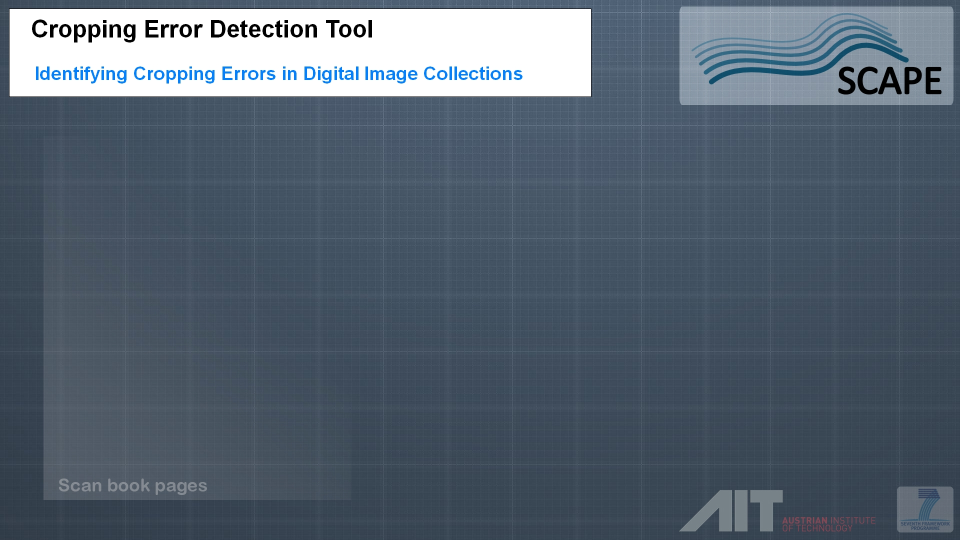
#> input picture cropping-demo/background_start.jpg, 1920 x 1080 px (shown at 1/2 size)
$ python -i cropping-demo.py   (imports and definitions only)   (Python 2 division)   (older library calls are emulated)
#> lines starting #> are read from the running program, lines starting #| are printed output that depends on the picture; after the words box and inside, x2 and y2 are one past the last pixel; in counts of white or black regions, pixels touching at a corner belong together
#> further down, picture is the input picture: shape (1080, 1920, 3); mean B, G, R 113.3, 99.3, 85.7
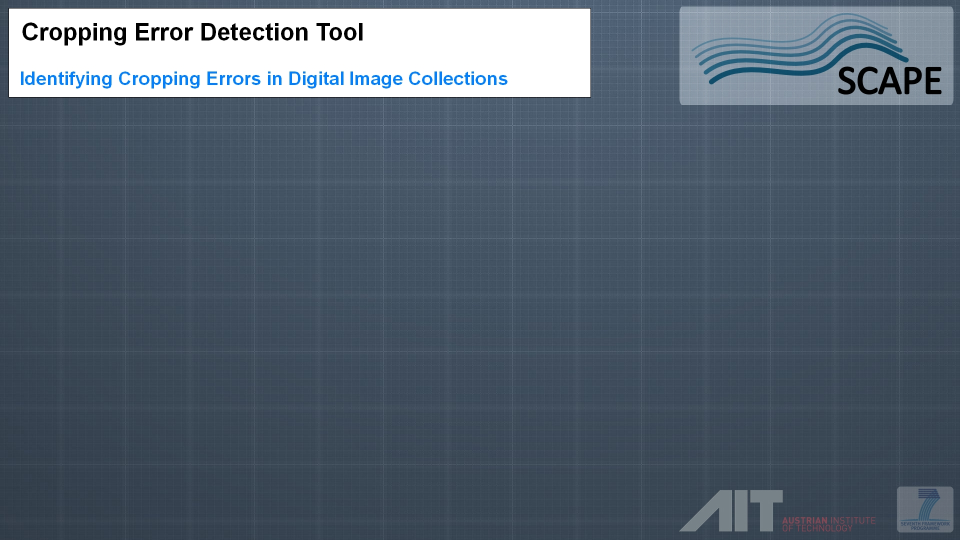
#> input picture cropping-demo/background.jpg, 1920 x 1080 px (shown at 1/2 size)
#> in run_cropping_detection_demo, background_img_orig is the input picture: shape (1080, 1920, 3); mean B, G, R 111.7, 97.6, 83.9
##
##
##                                 Apache License
##                           Version 2.0, January 2004
##                        http://www.apache.org/licenses/
##
##   TERMS AND CONDITIONS FOR USE, REPRODUCTION, AND DISTRIBUTION
##
##   1. Definitions.
##
##      "License" shall mean the terms and conditions for use, reproduction,
##      and distribution as defined by Sections 1 through 9 of this document.
##
##      "Licensor" shall mean the copyright owner or entity authorized by
##      the copyright owner that is granting the License.
##
##      "Legal Entity" shall mean the union of the acting entity and all
##      other entities that control, are controlled by, or are under common
##      control with that entity. For the purposes of this definition,
##      "control" means (i) the power, direct or indirect, to cause the
##      direction or management of such entity, whether by contract or
##      otherwise, or (ii) ownership of fifty percent (50%) or more of the
##      outstanding shares, or (iii) beneficial ownership of such entity.
##
##      "You" (or "Your") shall mean an individual or Legal Entity
##      exercising permissions granted by this License.
##
##      "Source" form shall mean the preferred form for making modifications,
##      including but not limited to software source code, documentation
##      source, and configuration files.
##
##      "Object" form shall mean any form resulting from mechanical
##      transformation or translation of a Source form, including but
##      not limited to compiled object code, generated documentation,
##      and conversions to other media types.
##
##      "Work" shall mean the work of authorship, whether in Source or
##      Object form, made available under the License, as indicated by a
##      copyright notice that is included in or attached to the work
##      (an example is provided in the Appendix below).
##
##      "Derivative Works" shall mean any work, whether in Source or Object
##      form, that is based on (or derived from) the Work and for which the
##      editorial revisions, annotations, elaborations, or other modifications
##      represent, as a whole, an original work of authorship. For the purposes
##      of this License, Derivative Works shall not include works that remain
##      separable from, or merely link (or bind by name) to the interfaces of,
##      the Work and Derivative Works thereof.
##
##      "Contribution" shall mean any work of authorship, including
##      the original version of the Work and any modifications or additions
##      to that Work or Derivative Works thereof, that is intentionally
##      submitted to Licensor for inclusion in the Work by the copyright owner
##      or by an individual or Legal Entity authorized to submit on behalf of
##      the copyright owner. For the purposes of this definition, "submitted"
##      means any form of electronic, verbal, or written communication sent
##      to the Licensor or its representatives, including but not limited to
##      communication on electronic mailing lists, source code control systems,
##      and issue tracking systems that are managed by, or on behalf of, the
##      Licensor for the purpose of discussing and improving the Work, but
##      excluding communication that is conspicuously marked or otherwise
##      designated in writing by the copyright owner as "Not a Contribution."
##
##      "Contributor" shall mean Licensor and any individual or Legal Entity
##      on behalf of whom a Contribution has been received by Licensor and
##      subsequently incorporated within the Work.
##
##   2. Grant of Copyright License. Subject to the terms and conditions of
##      this License, each Contributor hereby grants to You a perpetual,
##      worldwide, non-exclusive, no-charge, royalty-free, irrevocable
##      copyright license to reproduce, prepare Derivative Works of,
##      publicly display, publicly perform, sublicense, and distribute the
##      Work and such Derivative Works in Source or Object form.
##
##   3. Grant of Patent License. Subject to the terms and conditions of
##      this License, each Contributor hereby grants to You a perpetual,
##      worldwide, non-exclusive, no-charge, royalty-free, irrevocable
##      (except as stated in this section) patent license to make, have made,
##      use, offer to sell, sell, import, and otherwise transfer the Work,
##      where such license applies only to those patent claims licensable
##      by such Contributor that are necessarily infringed by their
##      Contribution(s) alone or by combination of their Contribution(s)
##      with the Work to which such Contribution(s) was submitted. If You
##      institute patent litigation against any entity (including a
##      cross-claim or counterclaim in a lawsuit) alleging that the Work
##      or a Contribution incorporated within the Work constitutes direct
##      or contributory patent infringement, then any patent licenses
##      granted to You under this License for that Work shall terminate
##      as of the date such litigation is filed.
##
##   4. Redistribution. You may reproduce and distribute copies of the
##      Work or Derivative Works thereof in any medium, with or without
##      modifications, and in Source or Object form, provided that You
##      meet the following conditions:
##
##      (a) You must give any other recipients of the Work or
##          Derivative Works a copy of this License; and
##
##      (b) You must cause any modified files to carry prominent notices
##          stating that You changed the files; and
##
##      (c) You must retain, in the Source form of any Derivative Works
##          that You distribute, all copyright, patent, trademark, and
##          attribution notices from the Source form of the Work,
##          excluding those notices that do not pertain to any part of
##          the Derivative Works; and
##
##      (d) If the Work includes a "NOTICE" text file as part of its
##          distribution, then any Derivative Works that You distribute must
##          include a readable copy of the attribution notices contained
##          within such NOTICE file, excluding those notices that do not
##          pertain to any part of the Derivative Works, in at least one
##          of the following places: within a NOTICE text file distributed
##          as part of the Derivative Works; within the Source form or
##          documentation, if provided along with the Derivative Works; or,
##          within a display generated by the Derivative Works, if and
##          wherever such third-party notices normally appear. The contents
##          of the NOTICE file are for informational purposes only and
##          do not modify the License. You may add Your own attribution
##          notices within Derivative Works that You distribute, alongside
##          or as an addendum to the NOTICE text from the Work, provided
##          that such additional attribution notices cannot be construed
##          as modifying the License.
##
##      You may add Your own copyright statement to Your modifications and
##      may provide additional or different license terms and conditions
##      for use, reproduction, or distribution of Your modifications, or
##      for any such Derivative Works as a whole, provided Your use,
##      reproduction, and distribution of the Work otherwise complies with
##      the conditions stated in this License.
##
##   5. Submission of Contributions. Unless You explicitly state otherwise,
##      any Contribution intentionally submitted for inclusion in the Work
##      by You to the Licensor shall be under the terms and conditions of
##      this License, without any additional terms or conditions.
##      Notwithstanding the above, nothing herein shall supersede or modify
##      the terms of any separate license agreement you may have executed
##      with Licensor regarding such Contributions.
##
##   6. Trademarks. This License does not grant permission to use the trade
##      names, trademarks, service marks, or product names of the Licensor,
##      except as required for reasonable and customary use in describing the
##      origin of the Work and reproducing the content of the NOTICE file.
##
##   7. Disclaimer of Warranty. Unless required by applicable law or
##      agreed to in writing, Licensor provides the Work (and each
##      Contributor provides its Contributions) on an "AS IS" BASIS,
##      WITHOUT WARRANTIES OR CONDITIONS OF ANY KIND, either express or
##      implied, including, without limitation, any warranties or conditions
##      of TITLE, NON-INFRINGEMENT, MERCHANTABILITY, or FITNESS FOR A
##      PARTICULAR PURPOSE. You are solely responsible for determining the
##      appropriateness of using or redistributing the Work and assume any
##      risks associated with Your exercise of permissions under this License.
##
##   8. Limitation of Liability. In no event and under no legal theory,
##      whether in tort (including negligence), contract, or otherwise,
##      unless required by applicable law (such as deliberate and grossly
##      negligent acts) or agreed to in writing, shall any Contributor be
##      liable to You for damages, including any direct, indirect, special,
##      incidental, or consequential damages of any character arising as a
##      result of this License or out of the use or inability to use the
##      Work (including but not limited to damages for loss of goodwill,
##      work stoppage, computer failure or malfunction, or any and all
##      other commercial damages or losses), even if such Contributor
##      has been advised of the possibility of such damages.
##
##   9. Accepting Warranty or Additional Liability. While redistributing
##      the Work or Derivative Works thereof, You may choose to offer,
##      and charge a fee for, acceptance of support, warranty, indemnity,
##      or other liability obligations and/or rights consistent with this
##      License. However, in accepting such obligations, You may act only
##      on Your own behalf and on Your sole responsibility, not on behalf
##      of any other Contributor, and only if You agree to indemnify,
##      defend, and hold each Contributor harmless for any liability
##      incurred by, or claims asserted against, such Contributor by reason
##      of your accepting any such warranty or additional liability.
##
##   END OF TERMS AND CONDITIONS
##
##   APPENDIX: How to apply the Apache License to your work.
##
##      To apply the Apache License to your work, attach the following
##      boilerplate notice, with the fields enclosed by brackets "[]"
##      replaced with your own identifying information. (Don't include
##      the brackets!) The text should be enclosed in the appropriate
##      comment syntax for the file format. We also recommend that a
##      file or class name and description of purpose be included on the
##      same "printed page" as the copyright notice for easier
##      identification within third-party archives.
##
##   Copyright [yyyy] [name of copyright owner]
##
##   Licensed under the Apache License, Version 2.0 (the "License");
##   you may not use this file except in compliance with the License.
##   You may obtain a copy of the License at
##
##       http://www.apache.org/licenses/LICENSE-2.0
##
##   Unless required by applicable law or agreed to in writing, software
##   distributed under the License is distributed on an "AS IS" BASIS,
##   WITHOUT WARRANTIES OR CONDITIONS OF ANY KIND, either express or implied.
##   See the License for the specific language governing permissions and
##   limitations under the License.
##
#-------------------------------------------------------------------------------
# Name:        cropping-demo.py
# Purpose:     This file implements demo for cropping error detection tool.
#              Cropping errors can occure in digital collections (e.g. JPG files)
#               during the automated scan process.
#              For the demo we employ a camera (e.g. laptop camera) to produce
#              a test collection (pushing blank button) following with enter
#              button when collection is ready for analysis.
#              In order to detect cropping problems we involve three use cases:
#                 1. Text is shifted to the right side of the image and left rand
#                    is much wider than right rand.
#                 2. There is no gap between gap and image rand - text is cutted
#                    by the rand.
#                 3. Image comprises part of the text from previous page.
#
#-------------------------------------------------------------------------------
import cv2
import numpy as np
import os

import sys

import PIL
from PIL import Image

import scipy.ndimage
from numpy.ma.core import exp
from scipy.constants.constants import pi


CAMERA_IMAGE_POSITION           = [129,258] # top-left-x, top-left-y, bottom-right-x, bottom-right-y
CAMERA_FRAME_WIDTH              = 520
CAMERA_FRAME_HEIGHT             = 680

# CONSTANTS
CALIBRATION_COORDS_TOP_LEFT     = None
CALIBRATION_COORDS_TOP_RIGHT    = None
CALIBRATION_COORDS_BOTTOM_LEFT  = None
CALIBRATION_COORDS_BOTTOM_RIGHT = None

THUMBNAIL_HEIGT                 = 200.0
THUMBNAILS_PER_ROW              = 5
THUMBNAILS_NUM_ROWS             = 3
THUMBNAIL_MARGIN                = 10
THUMBNAIL_LIST_LEFT_START       = 906
THUMBNAIL_LIST_TOP_START        = 258
RESULT_LIST_LEFT_START          = 20
RESULT_LIST_TOP_START           = 270

BACKGROUND_START                = "./background_start.jpg"
BACKGROUND_NORMAL               = "./background.jpg"
TMP_FRAME                       = "./tmpframe.png"
RES_PLOT                        = "./resplot.png"

WINDOW_ID_MAIN                  = "Cropping Error Detection Demo"
WINDOW_ID_CALIBRATION           = "Calibration Window"

PRESENTATION_FONT_COLOR         = (255,255,255)

OFFSET_X                        = 40
OFFSET_Y                        = 250

GLOBAL_WAIT_INTERVAL            = 0

WAITING_TIME                    = 2000 ## ms


from pylab import plot
from pylab import title
from pylab import show
from pylab import savefig
from pylab import ylabel
from pylab import xlabel
from pylab import text
from pylab import imshow

# This constant defines which part of the image width is relevant for
# image rand analysis
RAND_RATIO = 3

# This constant defines which part of the image width is relevant for
# gap analysis
GAP_RATIO = 10

# This constant defines allowed relation between left and right side
# of the image
ALLOWED_RAND_RELATION = 5


# Variables
last_click_coordinates   = None
PerspectiveTransform     = None

output_scale  = -1

WRITE_VIDEO = True
VIDEO_FPS   = 30
VIDEO_WRITER = cv2.VideoWriter( "D:/tmp/SCAPE_DEMO_video.avi",
                                cv2.cv.CV_FOURCC('X','V','I','D'), #this is the codec that works for me
                                VIDEO_FPS, #frames per second
                                (1920,1080))


#############################################################################################################################
### CAMERA INTERFACE #########################################################################################################
#############################################################################################################################


def show_image(img):

    global VIDEO_WRITER, WRITE_VIDEO


    cv2.imshow(WINDOW_ID_MAIN, cv2.resize(img, (1600,870)))

    if WRITE_VIDEO:
        VIDEO_WRITER.write(img)


# [166 lines left out: functions calculate_perspective_transform, calibrateCamera, drop_shadow, paint_image_collection, process_camera_image, add_camera_image_to_background, not called in this run]

def showCanvasAndWait(curr_canvas, wait_interval=0):

    global output_scale, GLOBAL_WAIT_INTERVAL, WRITE_VIDEO,VIDEO_FPS


    if wait_interval == 0:
        if GLOBAL_WAIT_INTERVAL > 0:
            wait_interval = GLOBAL_WAIT_INTERVAL
        else:
            cv2.putText(curr_canvas, "Press any key to continue...", (600,780), cv2.FONT_HERSHEY_SIMPLEX, 0.7, (100,100,100),2)

    if output_scale != -1:
        curr_canvas = cv2.resize(curr_canvas, (int(curr_canvas.shape[1] * output_scale), int(curr_canvas.shape[0] * output_scale)))

    show_image(curr_canvas)

    # simulate wait time in video
    if WRITE_VIDEO:

        if wait_interval == 0:
            num_frames = VIDEO_FPS * 2
        else:
            num_frames = int(np.round((wait_interval / 1000.0) * VIDEO_FPS)) + 1


        for i in range(num_frames):
            show_image(curr_canvas)

    key = cv2.waitKey(wait_interval)

    if key == 27:
        exit()


def printPage2_1(curr_canvas):

    title_offset_x = 100
    title_offset_y = 350
    line_offset_y  = 75
    offset_y       = 3

    cv2.putText(curr_canvas, "Step 1: Convert RGB image to the greyscale format", (title_offset_x,title_offset_y - 30), cv2.FONT_HERSHEY_SIMPLEX, 1, PRESENTATION_FONT_COLOR,3)

    cv2.putText(curr_canvas, "- Cropping error detection tool uses the perceptually weighted formula to simulate human perception", (title_offset_x+50,title_offset_y + 30), cv2.FONT_HERSHEY_SIMPLEX, 1, PRESENTATION_FONT_COLOR,1)

    cv2.putText(curr_canvas, "Step 2: Calculate luminance values", (title_offset_x,title_offset_y + 30 + line_offset_y), cv2.FONT_HERSHEY_SIMPLEX, 1, PRESENTATION_FONT_COLOR,3)

    cv2.putText(curr_canvas, "- Evaluate average luminance", (title_offset_x+50,title_offset_y + 30 + 50 + line_offset_y), cv2.FONT_HERSHEY_SIMPLEX, 1, PRESENTATION_FONT_COLOR,1)
    cv2.putText(curr_canvas, "- Apply expert parameters like border width on X axos and border relation between left and right border", (title_offset_x+50,title_offset_y + 70 + 50 + line_offset_y), cv2.FONT_HERSHEY_SIMPLEX, 1, PRESENTATION_FONT_COLOR,1)

    cv2.putText(curr_canvas, "Use cases of possible errors", (title_offset_x,title_offset_y + 30 + offset_y*line_offset_y), cv2.FONT_HERSHEY_SIMPLEX, 1, PRESENTATION_FONT_COLOR,3)

    cv2.putText(curr_canvas, "1. Text shifted to the edge of the image", (title_offset_x+50,title_offset_y + 30 + 50 + offset_y*line_offset_y), cv2.FONT_HERSHEY_SIMPLEX, 1, PRESENTATION_FONT_COLOR,1)
    cv2.putText(curr_canvas, "2. Unwanted page borders", (title_offset_x+50,title_offset_y + 70 + 50 + offset_y*line_offset_y), cv2.FONT_HERSHEY_SIMPLEX, 1, PRESENTATION_FONT_COLOR,1)
    cv2.putText(curr_canvas, "3. Unwanted text from previous page on the image", (title_offset_x+50,title_offset_y + 110 + 50 + offset_y*line_offset_y), cv2.FONT_HERSHEY_SIMPLEX, 1, PRESENTATION_FONT_COLOR,1)
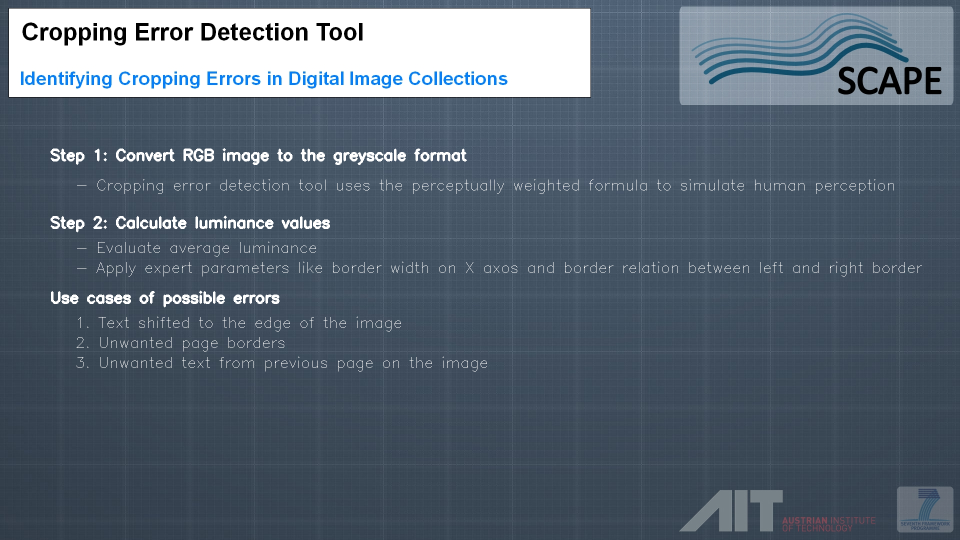
#> curr_canvas: shape (1080, 1920, 3) (shown at 1/2 size); mean of channels 0, 1, 2 114.1, 100.2, 86.7; drawn as B, G, R

    showCanvasAndWait(curr_canvas)
#> in showCanvasAndWait, `cv2.putText(curr_canvas, "Press any key to continue...", (600,780), cv..`: curr_canvas: shape (1080, 1920, 3); 0.09% of pixels changed, all inside (x1, y1, x2, y2) = (602, 764, 913, 787)
#> in show_image, `cv2.imshow(WINDOW_ID_MAIN, cv2.resize(img, (1600,870)))`:
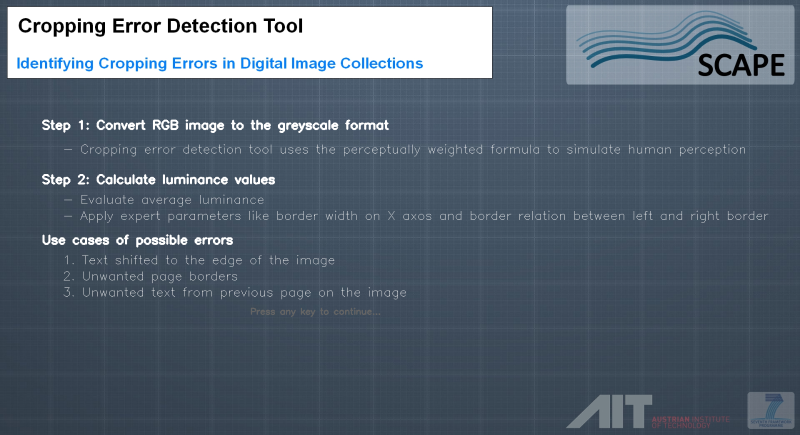
#> window 'Cropping Error Detection Demo': shape (870, 1600, 3) (shown at 1/2 size); mean B, G, R 114, 100.1, 86.6
#> (key Esc is pressed here)


# [243 lines left out: functions printPage3_1, analyze, showProfile, printPage2_2, not called in this run]


def run_cropping_detection_demo(images):

    background_img_orig  = cv2.imread(BACKGROUND_NORMAL)

    printPage2_1(background_img_orig.copy())

    feature_data = printPage2_2(background_img_orig.copy(), images)

    printPage3_1(background_img_orig.copy(), images, feature_data)

    images = []


#############################################################################################################################
### MAIN ####################################################################################################################
#############################################################################################################################
# [111 lines not run here, left out]

>>> import cv2
>>> picture = cv2.imread('background_start.jpg')
>>> result = run_cropping_detection_demo(picture)
#> (the program exits here)
